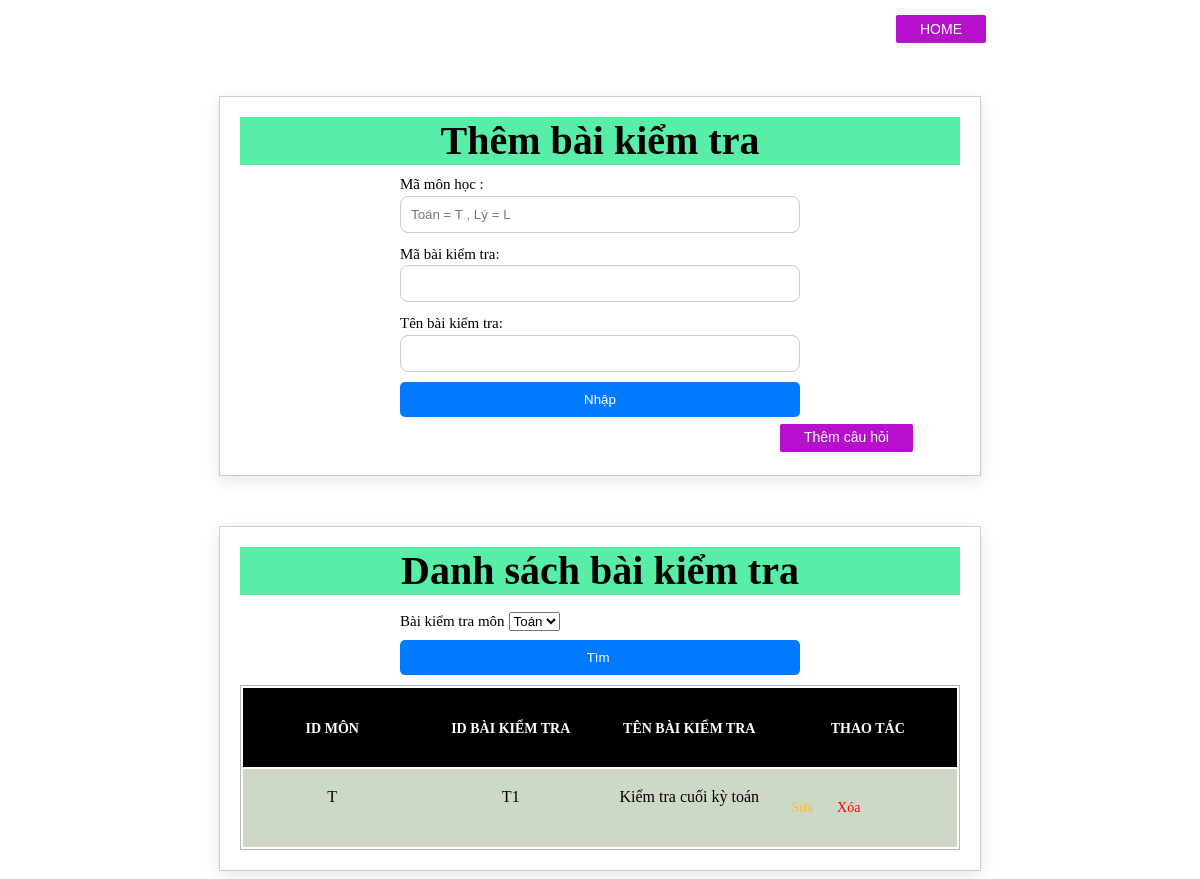
Screenshot of /html/add-test.php with the database file from the repository.
### tables this page shows
CREATE TABLE `test` (
  `Subject_id` varchar(3) NOT NULL,
  `Test_id` varchar(3) NOT NULL,
  `Test_name` varchar(50) NOT NULL
);

### html/add-test.php (the view, shortened to what this page needs)
<!DOCTYPE html>
<html lang="en">
<head>
  <link rel="stylesheet" type="text/css" href="../css/table.css">
  <link rel="stylesheet" type="text/css" href="../css/add-test.css">
</head>
<?php
include("./config.php");
?>
<body>
  <button class="nextpage"><a href="/html/admin.php">HOME</a></button>
  <div class="them-test">
    <h1>Thêm bài kiểm tra</h1>
    <form method="POST" id="overall" action="add-test.php">
      <label for="subject_id">Mã môn học : </label><br>
      <input type="text" class="input-box" id="subject_id" name="subject_id" required maxlength="1" placeholder="Toán = T , Lý = L"><br>
      <label for="test_id">Mã bài kiểm tra: </label><br>
      <input type="text" class="input-box" id="test_id" name="test_id" required maxlength="2"><br>
      <label for="test_name">Tên bài kiểm tra: </label><br>
      <input type="text" class="input-box" name="test_name" id="test_name" required><br>
      <input type="submit" class="button" id="confirm" value="Nhập">
    </form>
    <button class="nextpage"><a href="/html/add-test-content.php">Thêm câu hỏi</a></button>
  </div>
  <div class="listing">
    <h1>Danh sách bài kiểm tra</h1>
    <div class="search-bar-container">
      <form method="GET" id="" action="add-test.php">
        <label for="search">Bài kiểm tra môn</label>
        <select name="search_subject" id="">
          <option value="T">Toán</option>
        </select>
        <input type="submit" name="begin_search" value="Tìm ">
      </form>
    </div>
    <div class="container">
      <table>
        <thead>
          <tr class="table_header">
            <th class="hd"><a href="#" class="filter__link filter__link--number" id="Subject_id_list">ID môn</a></th>
            <th class="hd"><a href="#" class="filter__link filter__link--number" id="Test_id_list">ID bài kiểm tra</a></th>
            <th class="hd"><a href="#" class="filter__link filter__link--number">Tên bài kiểm tra</a></th>
            <th class="hd"><a href="#" class="filter__link filter__link--number">Thao tác</a></th>
          </tr>
        </thead>
        <tbody>
          <?php
          if (isset($_GET['begin_search'])) {
            $search_subject = $_GET['search_subject'];
            if ($search_subject == "All")
              $sql = "SELECT * FROM test ";
            else
              $sql = "SELECT * FROM test where Subject_id = '$search_subject'";
          } else
            $sql = "SELECT * FROM test ";
          $result = mysqli_query($db, $sql);
          while ($row = mysqli_fetch_assoc($result)) {
          ?>
            <tr>
              <td><?php echo $row['Subject_id']; ?></td>
              <td><?php echo $row['Test_id']; ?></td>
              <td><?php echo $row['Test_name']; ?></td>
              <td class="action "><a class="fix btn" href="update_test.php?teid=<?php echo $row['Test_id']; ?>&subid=<?php echo $row['Subject_id'] ?>">Sửa</a>
                <a class="delete btn" onclick="return confirm('Bạn có muốn xóa không?');" href="delete_test.php?teid=<?php echo $row['Test_id']; ?>&status=test">Xóa</a>
              </td>
            </tr>
          <?php
          }
          ?>
        </tbody>
      </table>
    </div>
  </div>
</body>
</html>

### css/table.css (style rules this page uses)
.container { max-width: 1000px; margin-right: auto; margin-left: auto; display: flex; justify-content: center; align-items: center; }
table { width: 100%; border: 1px solid rgb(184, 184, 184); }
.table_header { display: flex; width: 100%; background: #000; padding: 18px 0; }
td, th { flex: 1 1 20%; text-align: center; }
th { text-transform: uppercase; }

### css/add-test.css (style rules this page uses)
body { box-sizing: border-box; }
h1 { background-color: #58eea8; font-size: calc(1.375rem + 1.5vw); font-weight: 550; line-height: 1.2; text-align: center; margin: 0px 0px 8px 0px; }
.them-test, .them-cauhoi, .listing, .them-answer, .update-profile { width: 100%; margin: 50px auto; border: 1px solid #ccc; padding: 20px; background-color: rgb(255, 255, 255); box-shadow: 0 5px 15px rgba(0, 0, 0, 0.1); transition: transform 0.3s; }
.listing { margin-bottom: 0px; }
.listing form { line-height: 2.25; }
.search-bar-container { margin-bottom: 10px; }
.them-test form, .them-cauhoi form, .listing form, .them-answer form, .update-profile form { box-sizing: border-box; max-width: 400px; margin: 0 auto; }
label { font-size: 15px; line-height: 1.5; }
.input-box { width: 100%; margin-bottom: 10px; padding: 10px; box-sizing: border-box; border-radius: 8px; border: 1px solid #ccc; }
input[type=submit] { width: 100%; padding: 10px; border-radius: 5px; border: none; background-color: #007bff; color: white; cursor: pointer; }
.nextpage { margin-top: 7px; position: relative; left: 80%; text-decoration: none; border: none; border-radius: 2px; height: 28px; background-color: #b610cd; }
.nextpage a { line-height: 1.2; text-decoration: none; padding: 0 18px; color: white; }
@media only screen and (min-width: 576px) { .them-test, .them-cauhoi, .listing, .them-answer, .update-profile { max-width: 540px; } }
@media only screen and (min-width: 576px) { .nextpage { left: 75%; } }
@media only screen and (min-width: 768px) { .them-test, .them-cauhoi, .listing, .them-answer, .update-profile { max-width: 720px; } }

### html/add-test.php (style rules this page uses)
a { text-decoration: none; position: relative; color: rgb(85, 83, 83); font-size: 14px; display: table; padding: 10px; }
.action { display: flex; text-decoration: none; }
.fix { color: #fdbc24; }
.delete { color: red; }

### rows the page displays
test: Subject "T", Test_id "T1", Test_name "Kiểm tra cuối kỳ toán"
